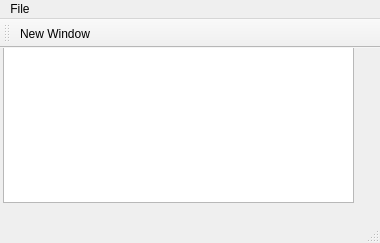
<?xml version="1.0" encoding="UTF-8"?>
<ui version="4.0">
 <class>MainWindow</class>
 <widget class="QMainWindow" name="MainWindow">
  <property name="geometry">
   <rect>
    <x>0</x>
    <y>0</y>
    <width>380</width>
    <height>243</height>
   </rect>
  </property>
  <property name="windowTitle">
   <string>MainWindow</string>
  </property>
  <widget class="QWidget" name="centralWidget">
   <widget class="QPlainTextEdit" name="plainTextEdit">
    <property name="geometry">
     <rect>
      <x>3</x>
      <y>-6</y>
      <width>351</width>
      <height>161</height>
     </rect>
    </property>
   </widget>
  </widget>
  <widget class="QMenuBar" name="menuBar">
   <property name="geometry">
    <rect>
     <x>0</x>
     <y>0</y>
     <width>380</width>
     <height>27</height>
    </rect>
   </property>
   <widget class="QMenu" name="menuFile">
    <property name="title">
     <string>File</string>
    </property>
    <addaction name="actionNew_Window"/>
   </widget>
   <addaction name="menuFile"/>
  </widget>
  <widget class="QToolBar" name="mainToolBar">
   <attribute name="toolBarArea">
    <enum>TopToolBarArea</enum>
   </attribute>
   <attribute name="toolBarBreak">
    <bool>false</bool>
   </attribute>
   <addaction name="actionNew_Window"/>
  </widget>
  <widget class="QStatusBar" name="statusBar"/>
  <action name="actionNew_Window">
   <property name="text">
    <string>New Window</string>
   </property>
  </action>
 </widget>
 <layoutdefault spacing="6" margin="11"/>
 <resources/>
 <connections/>
</ui>
